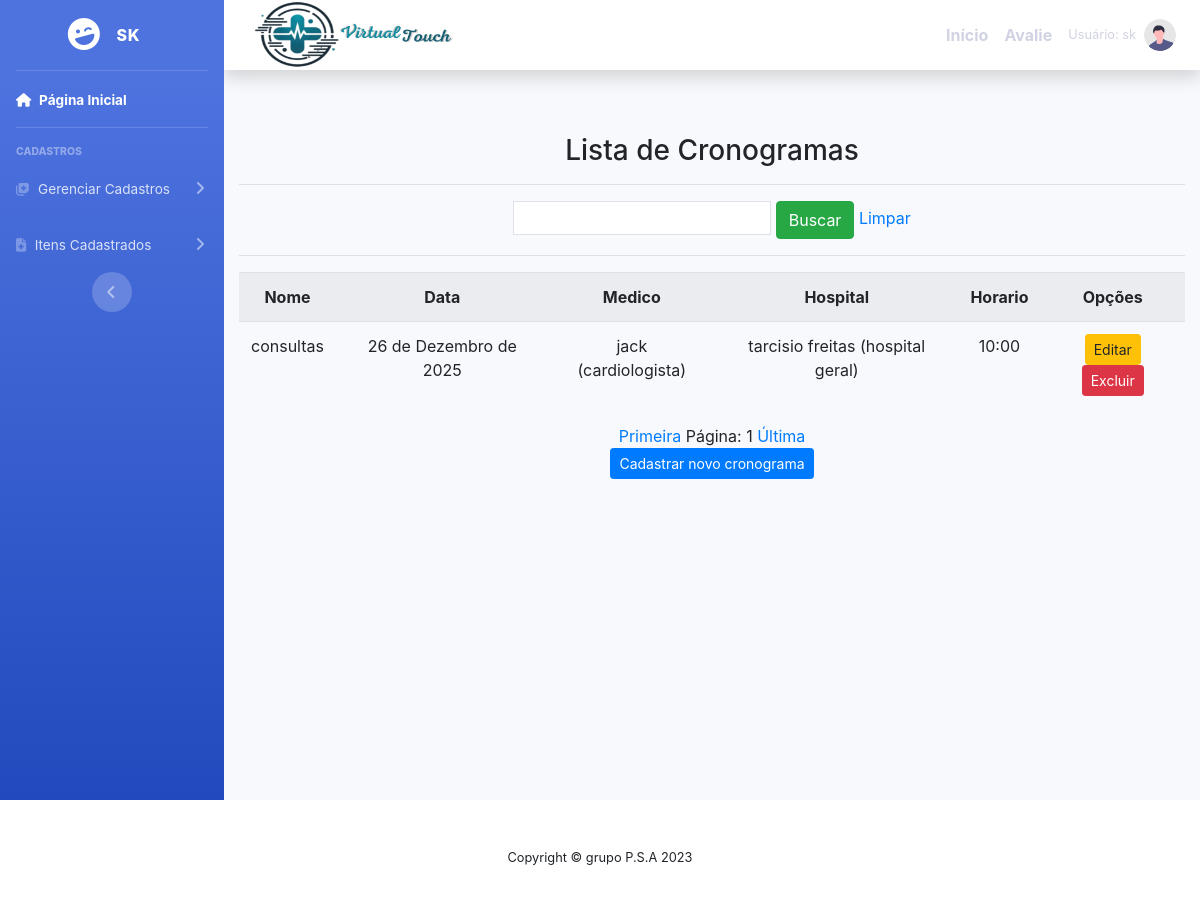
The page /listar/cronograma/ (signed in) on the database as committed earlier.
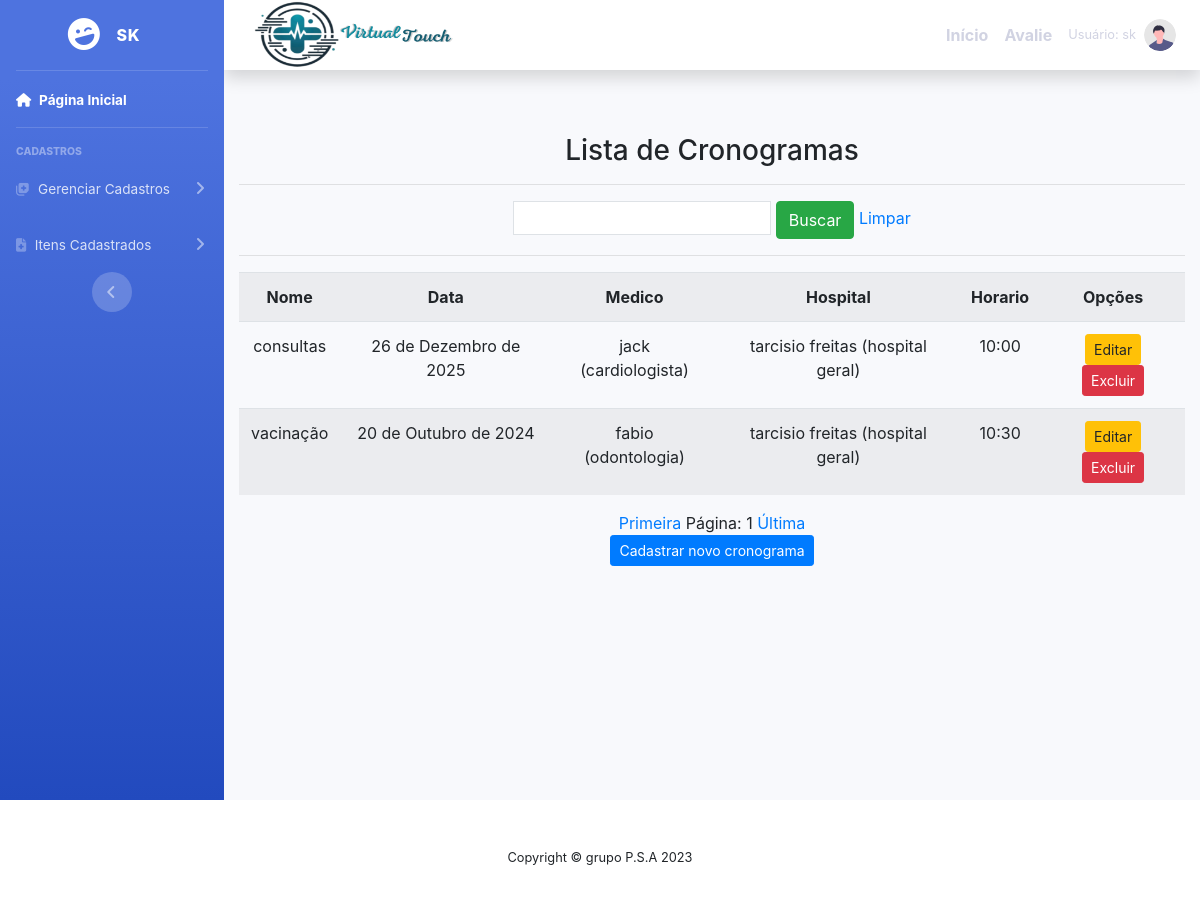
The same page on the database as committed later.
### cadastros/models.py (models this page shows, shortened)
class Cronograma(models.Model):
    usuario  = models.ForeignKey(User, on_delete=models.PROTECT)
    nome = models.CharField(max_length=50 , verbose_name = 'nome')
    data= models.DateField(verbose_name='data', max_length = 10)
    medico = models.ForeignKey (Medico, on_delete=models.PROTECT)
    hospital = models.ForeignKey(Hospital, on_delete=models.PROTECT)
    horario= models.CharField( verbose_name="horario" , max_length=15 )

class Medico(models.Model):
    usuario  = models.ForeignKey(User, on_delete=models.PROTECT)
    numero = models.IntegerField(verbose_name="Número de telefone")
    nome = models.CharField(max_length=50, verbose_name=" nome")
    cpf = models.CharField(max_length = 11 ,verbose_name=" cpf ")
    especificacao = models.CharField(max_length=150)
    hospital = models.ForeignKey(Hospital, on_delete=models.PROTECT)
    def __str__(self):
        return "{} ({})".format( self.nome, self. especificacao)

class Hospital(models.Model):
    usuario = models.ForeignKey(User, on_delete=models.PROTECT)
    nome = models.CharField(max_length=50)
    descricao = models.CharField(max_length=150,
        verbose_name="descricao")
    def __str__(self):
        return "{} ({})".format(self.nome, self.descricao)

### cadastros/views.py (the view)
# urls.py: path('listar/cronograma/',CronogramaList.as_view(),
class CronogramaList(ListView):
    model = Cronograma
    template_name = 'listas/cronograma.html'
    paginate_by = 5
    def get_queryset(self):
        nome = self.request.GET.get('nome')
        if nome:
            cronograma = Cronograma.objects.filter(nome__icontains=nome)
        else:
            cronograma = Cronograma.objects.all()
        return cronograma

### paginas/templates/listas/cronograma.html (shortened to what this page needs)
{% extends 'modelo.html' %}
{% load static %}
{% block conteudo %}
    <div class="container">
        <h3>Lista de Cronogramas </h3>
        <hr>
        <div class="table-responsive">
            <form action="?" method="GET">
                <input type="text" name="nome" class="p-1 border" value="{{ request.GET.nome }}">
                <button type="submit" class="btn btn-success">Buscar</button>
                <a href="{% url 'Listar-cronograma' %}">Limpar</a>
            </form>
            <hr>
        <table class="table table-striped">
            <tr>
                <th>Nome</th>
                <th>Data</th>
                <th>Medico</th>
                <th>Hospital</th>
                <th>Horario</th>
                <th>Opções</th>
            </tr>
        {% for cronograma in object_list %}
            <tr>
                <td>{{ cronograma.nome }}</td>
                <td>{{ cronograma.data}}</td>
                <td>{{ cronograma.medico }}</td>
                <td>{{ cronograma.hospital}}</td>
                <td>{{ cronograma.horario}}</td>
                <td>
                    <a href="{% url 'editar-cronograma' cronograma.pk %}" class="btn btn-warning btn-sm" title="Editar">Editar</a>
                    <a href="{% url 'excluir-cronograma' cronograma.pk %}" class="btn btn-danger btn-sm" title="Excluir">Excluir</a>
                </td>
                </tr>
                {% empty %}
                <tr>
                    <td colspan="3">Nenhuma cronograma registrada.</td>
                </tr>
        {% endfor %}
            </table>
            <div class="text-center">
                <a href="?page=1">Primeira</a>
                <span>Página: {{ page_obj.number }}</span>
                <a href="?page={{ page_obj.paginator.num_pages }}">Última</a>
            </div>
            <a  href="{% url 'cadastrar-cronograma' %}"><button class="btn btn-primary btn-sm" >Cadastrar novo cronograma</button></a>
        </div>
    </div>
{% endblock %}

Rows that differ between the two databases and show on the page:
added Cronograma: nome "vacinação", data "20 de Outubro de 2024", medico "fabio (odontologia)", hospital "tarcisio freitas (hospital geral)", horario "10:30"
